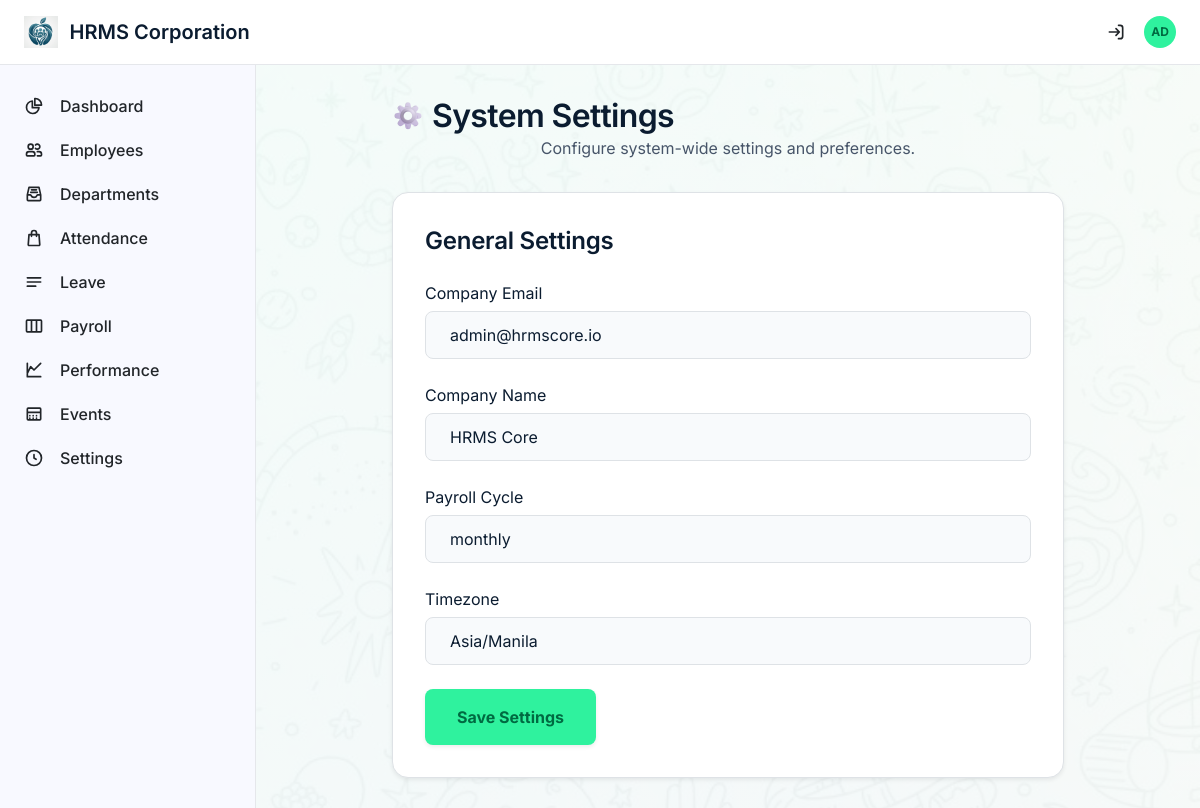
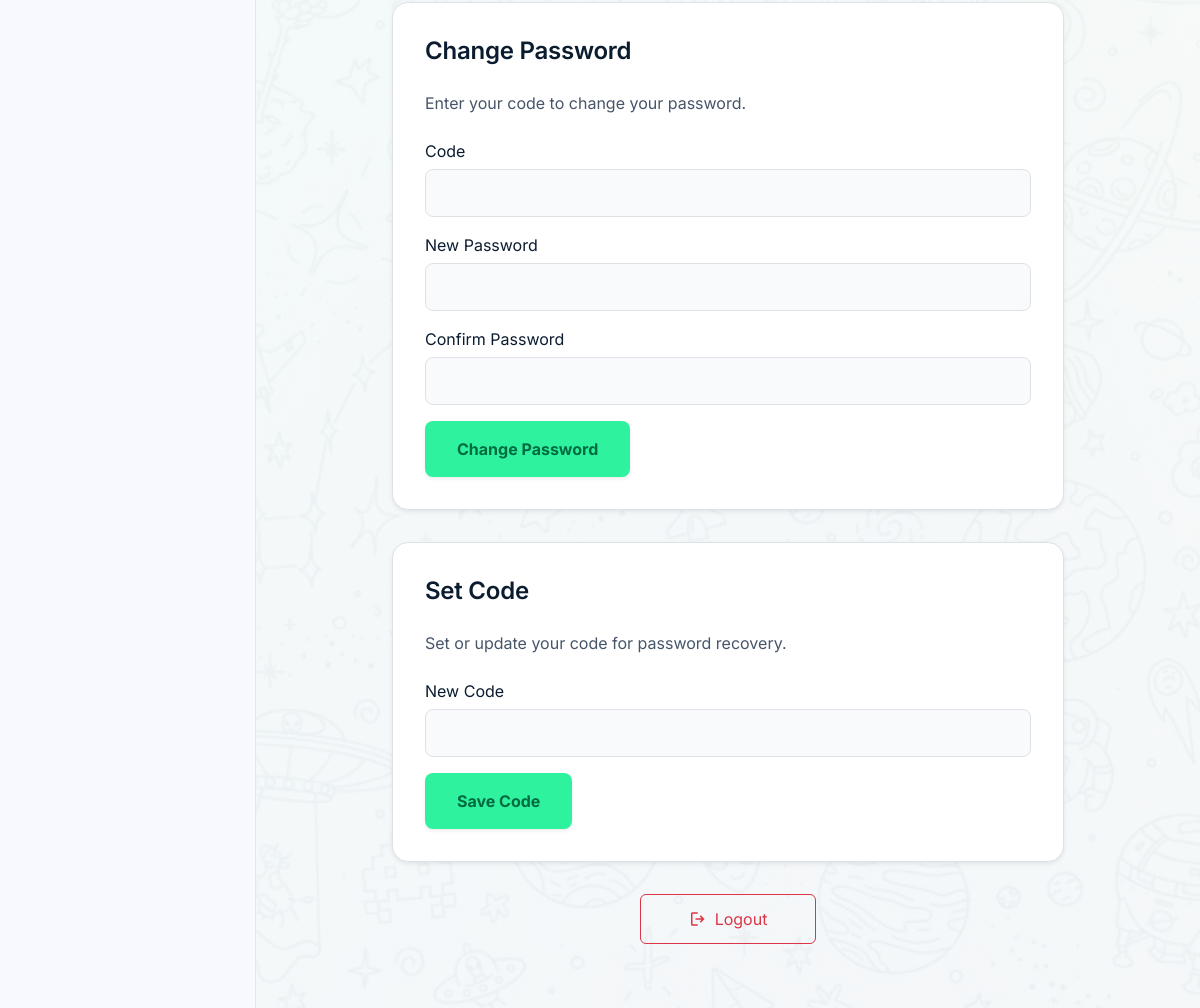
The page /admin/system-settings (signed in) on the database its author committed (2 pictures, top to bottom).
### tables this page shows
CREATE TABLE system_settings (
    id INT AUTO_INCREMENT PRIMARY KEY,
    setting_key VARCHAR(100) NOT NULL UNIQUE,
    setting_value TEXT,
    updated_at TIMESTAMP DEFAULT CURRENT_TIMESTAMP ON UPDATE CURRENT_TIMESTAMP
);

### includes/functions.php (called while the page is built, shortened)
<?php
function h(?string $value): string {
    return htmlspecialchars($value ?? '', ENT_QUOTES, 'UTF-8');
}

### pages/admin/system_settings.php (the view, shortened to what this page needs)
<?php
require_once __DIR__ . '/../../includes/header.php';
$settings = $pdo->query("SELECT * FROM system_settings ORDER BY setting_key")->fetchAll();
?>
<div class="max-w-2xl mx-auto space-y-8">
    <div class="text-center">
        <h2 class="font-headline-lg text-headline-lg text-on-surface flex items-center gap-2"><img src="<?= BASE_URL ?>/public/emojis/Title%20emojis/settings.png" class="w-8 h-8" alt=""> System Settings</h2>
        <p class="text-text-body font-body-md">Configure system-wide settings and preferences.</p>
    </div>
    <form method="POST" class="max-w-2xl mx-auto">
        <div class="bg-surface-container-lowest rounded-2xl shadow-sm border border-border-subtle p-8 space-y-6">
            <h3 class="font-headline-md text-headline-md">General Settings</h3>
            <?php foreach ($settings as $s): ?>
                <div class="space-y-1.5">
                    <label
                        class="font-label-md text-label-md text-on-surface-variant capitalize"><?= h(str_replace('_', ' ', $s['setting_key'])) ?></label>
                    <input name="settings[<?= h($s['setting_key']) ?>]" value="<?= h($s['setting_value']) ?>"
                        class="w-full h-12 px-4 bg-surface-muted border border-border-subtle rounded-lg focus:outline-none focus:border-primary-container">
                </div>
            <?php endforeach; ?>
            <button type="submit" name="save_settings"
                class="px-8 py-3 bg-primary-container text-on-primary-container font-bold rounded-lg hover:brightness-95 transition-all shadow-sm">Save
                Settings</button>
        </div>
    </form>
    <div
        class="bg-surface-container-lowest rounded-2xl shadow-sm border border-border-subtle p-8 space-y-6 max-w-2xl mx-auto">
        <h3 class="font-headline-md text-headline-md">Change Password</h3>
        <p class="text-text-body font-body-md">Enter your code to change your password.</p>
        <form method="POST" class="space-y-4">
            <div class="space-y-1.5">
                <label class="font-label-md text-label-md text-on-surface-variant">Code</label>
                <input type="password" name="secret_code"
                    class="w-full h-12 px-4 bg-surface-muted border border-border-subtle rounded-lg focus:outline-none focus:border-primary-container">
            </div>
            <div class="space-y-1.5">
                <label class="font-label-md text-label-md text-on-surface-variant">New Password</label>
                <input type="password" name="new_password"
                    class="w-full h-12 px-4 bg-surface-muted border border-border-subtle rounded-lg focus:outline-none focus:border-primary-container">
            </div>
            <div class="space-y-1.5">
                <label class="font-label-md text-label-md text-on-surface-variant">Confirm Password</label>
                <input type="password" name="confirm_password"
                    class="w-full h-12 px-4 bg-surface-muted border border-border-subtle rounded-lg focus:outline-none focus:border-primary-container">
            </div>
            <button type="submit" name="change_password"
                class="px-8 py-3 bg-primary-container text-on-primary-container font-bold rounded-lg hover:brightness-95 transition-all shadow-sm">Change
                Password</button>
        </form>
    </div>
    <div
        class="bg-surface-container-lowest rounded-2xl shadow-sm border border-border-subtle p-8 space-y-6 max-w-2xl mx-auto">
        <h3 class="font-headline-md text-headline-md">Set Code</h3>
        <p class="text-text-body font-body-md">Set or update your code for password recovery.</p>
        <form method="POST" class="space-y-4">
            <div class="space-y-1.5">
                <label class="font-label-md text-label-md text-on-surface-variant">New Code</label>
                <input type="password" name="new_code"
                    class="w-full h-12 px-4 bg-surface-muted border border-border-subtle rounded-lg focus:outline-none focus:border-primary-container">
            </div>
            <button type="submit" name="set_code"
                class="px-8 py-3 bg-primary-container text-on-primary-container font-bold rounded-lg hover:brightness-95 transition-all shadow-sm">Save
                Code</button>
        </form>
    </div>
    <div class="text-center pb-8">
        <a href="<?= BASE_URL ?>/logout"
            class="btn btn-outline-danger d-inline-flex align-items-center gap-2 px-5 py-2.5">
            <span class="material-symbols-outlined text-lg">logout</span>
            Logout
        </a>
    </div>
</div>
<?php require_once __DIR__ . '/../../includes/footer.php'; ?>

### includes/header.php (style rules this page uses)
body { font-family: 'Inter', sans-serif; background-color: #f8f9ff; }
.material-symbols-outlined { font-variation-settings: 'FILL' 0, 'wght' 400, 'GRAD' 0, 'opsz' 24; vertical-align: middle; }

### rows shown on the page
system_settings: setting_key "Company Email", setting_value "admin@hrmscore.io"
system_settings: setting_key "Company Name", setting_value "HRMS Core"
system_settings: setting_key "Payroll Cycle", setting_value "monthly"
system_settings: setting_key "Timezone", setting_value "Asia/Manila"

### other values the page prints
substr($_SESSION['user_name'] ?? 'AU', 0, 2) "AD"
